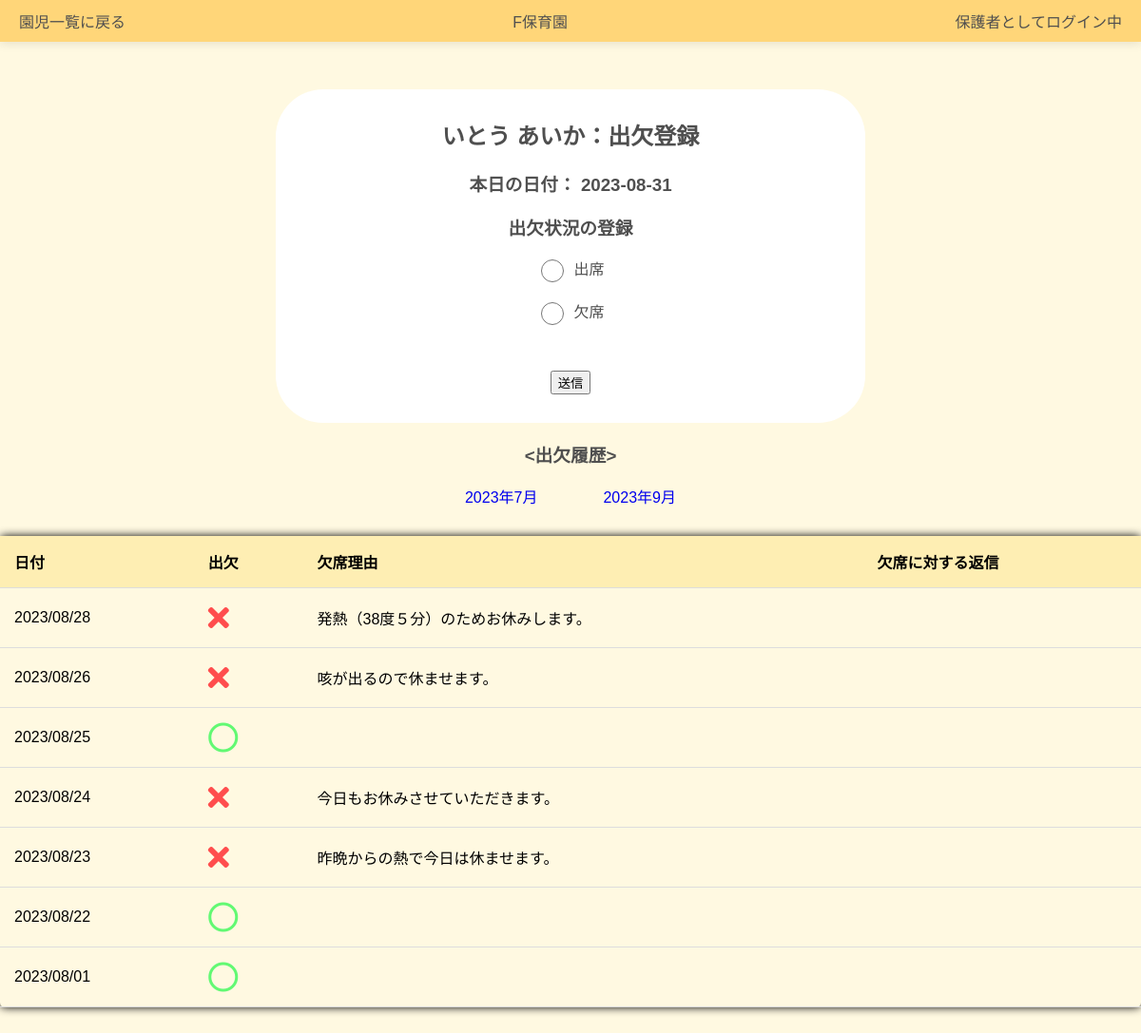
The page /childdetail.php?id=1 on the database its author committed.
### tables this page shows
CREATE TABLE children(
 	id MEDIUMINT UNSIGNED NOT NULL AUTO_INCREMENT,
	name VARCHAR(128),
	class VARCHAR(128),
 	PRIMARY KEY(id)
	);

CREATE TABLE records(
 	id MEDIUMINT UNSIGNED NOT NULL AUTO_INCREMENT,
 	child_id MEDIUMINT UNSIGNED NOT NULL,
 	date DATE,
	status TINYINT(4),
	absence_reason VARCHAR(128),
 	PRIMARY KEY(id),
	FOREIGN KEY (child_id) REFERENCES children(id)
	);

### database.php (called while the page is built, shortened)
<?php
class Database{
    public function connect(){
        $db_host = $_ENV['DB_HOST'];
        $db_user = $_ENV['DB_USER'];
        $db_pass = $_ENV['DB_PASSWORD'];
        $db_name = $_ENV['DB_NAME'];
        $db_type = $_ENV['DB_TYPE'];
        $dsn = "$db_type:host=$db_host;dbname=$db_name;charset=utf8mb4";
        try{
            $pdo = new PDO($dsn, $db_user, $db_pass);
            $pdo -> setAttribute(PDO::ATTR_ERRMODE,
                    PDO::ERRMODE_EXCEPTION);
            $pdo->setAttribute(PDO::ATTR_EMULATE_PREPARES, false);
            return $pdo;
        }catch (PDOException $e) {
            exit($e->getMessage());
        }
    }
    public function findMonthlyRecords($child_id, $year, $month){
        $dbh = $this->connect();
        $sql = 'SELECT records.*, children.name AS child_name, replies.content AS reply_content, childminders.name AS childminder_name
                FROM records
                INNER JOIN children ON records.child_id = children.id
                LEFT JOIN replies ON records.id = replies.record_id
                LEFT JOIN childminders ON replies.minder_id = childminders.id
                WHERE records.child_id = ? AND YEAR(records.date) = ? AND MONTH(records.date) = ?
                ORDER BY records.date DESC';
        $stmt = $dbh->prepare($sql);
        $stmt->execute([$child_id, $year, $month]);
        $result = $stmt->fetchAll(PDO::FETCH_ASSOC);
        return $result;
    }
    public function getChildName($id){
        try {
            $pdo = $this->connect();
            $sql = 'SELECT name FROM children WHERE id = :id';
            $stmt = $pdo->prepare($sql);
            $stmt->bindValue(':id', $id, PDO::PARAM_INT);
            $stmt->execute();
            $name = $stmt->fetch();
            return $name[0];
        } catch (Throwable $e) {
            echo "エラーが発生しました。";
        }
    }
}

### childdetail.php (the view, shortened to what this page needs)
<?php
require_once 'database.php';
$db = new Database();
$child_id = $_GET['id'];
$childName = $db->getChildName($child_id);
$selectedYear = isset($_GET['year']) ? $_GET['year'] : date('Y');
$selectedMonth = isset($_GET['month']) ? $_GET['month'] : date('m');
$prevMonth = $selectedMonth - 1;
$prevYear = $selectedYear;
$nextMonth = $selectedMonth + 1;
$nextYear = $selectedYear;
$monthlyRecords = $db->findMonthlyRecords($child_id, $selectedYear, $selectedMonth);
?>
<!DOCTYPE html>
<html lang="ja">
<head>
    <link rel="stylesheet" href="css/childdetail.css">
    <link href="https://use.fontawesome.com/releases/v5.6.1/css/all.css" rel="stylesheet">
</head>
<body>
  <div class="header">
      <div class="header-left">
          <a href="index.php">園児一覧に戻る</a>
      </div>
      <div class="header-center">
          F保育園
      </div>
      <div class="header-right">
          保護者としてログイン中
      </div>
  </div>
  <div class="registration-content">
    <h2><?php echo htmlspecialchars($childName); ?>：出欠登録</h2>
      <h3>本日の日付： <?php echo date('Y-m-d'); ?></h3>
      <h3>出欠状況の登録</h3>
      <form method="post" action="" id="attendanceForm">
          <div class="attendance-details">
            <label><input type="radio" name="status" value=1 id="attendanceRadio">出席</label><br>
            <label><input type="radio" name="status" value=2 id="absenceRadio">欠席</label><br>
            <div class="submit-button">
              <input type="submit" value="送信"><br>
            </div>
          </div>
        </form>
    </div>
    <h3><出欠履歴></h3>
    <div class="pagination">
        <div>
            <a href="childdetail.php?id=<?=$child_id?>&year=<?=$prevYear?>&month=<?=$prevMonth?>"><?=$prevYear?>年<?=$prevMonth?>月</a>
        </div>
        <div>
        <a href="childdetail.php?id=<?=$child_id?>&year=<?=$nextYear?>&month=<?=$nextMonth?>"><?=$nextYear?>年<?=$nextMonth?>月</a>
        </div>
    </div>
    <table>
        <tr>
            <th>日付</th>
            <th>出欠</th>
            <th>欠席理由</th>
            <th>欠席に対する返信</th>
        </tr>
        <?php foreach($monthlyRecords as $record){ ?>
        <tr>
            <td><?= date('Y/m/d', strtotime($record['date'])); ?></td>
            <td><?php if ($record['status'] == 2){
                    echo '<i class="fas fa-times fa-2x" style="color: #ff4d4d;"></i>';
                }else{echo '<i class="far fa-circle fa-2x" style="color: #62f973;"></i>';}?></td>
            <td><?= $record['absence_reason']; ?></td>
            <td><?= $record['reply_content'] ?><br><?= $record['childminder_name'] ?></td>
        </tr>
        <?php } ?>
    </table>
</body>
</html>

### css/childdetail.css (style rules this page uses)
body { font-family: 'Arial', sans-serif; background-color: #fff9e1; margin: 0; padding: 0; }
.header { display: flex; justify-content: space-between; align-items: center; padding: 10px 20px; background-color: #FFD679; color: #4F4F4F; box-shadow: 0px 2px 10px rgba(0, 0, 0, 0.1); }
.header-center { flex: 1; text-align: center; }
.header-left a, .header-right { color: #4F4F4F; text-decoration: none; transition: opacity 0.3s; }
.registration-content { background-color: #ffffff; color: #4F4F4F; text-align: center; width: 100%; max-width: 600px; margin: auto; border-radius: 50px; margin-top: 50px; border: 1px; padding: 10px; }
.attendance-details label { display: flex; justify-content: center; font-size: 16px; }
.attendance-details input[type="radio"] { width: 24px; height: 24px; margin-right: 10px; flex-shrink: 0; border-radius: 50%; }
.attendance-details input[type="radio"][value="2"] { margin-bottom: 30px; }
.submit-button { margin-bottom: 20px; }
h3 { text-align: center; color: #4F4F4F; }
.pagination { display: flex; justify-content: space-between; margin: 0 auto; color: #4F4F4F; }
table { max-width: 1200px; margin: 30px auto; border-radius: 5px; box-shadow: 0 0 10px; border-collapse: collapse; width: 100%; }
th { background-color: #FEEEB3; padding: 15px; text-align: left; border-bottom: 1px solid #dddddd; }
td { padding: 15px; text-align: left; border-bottom: 1px solid #dddddd; }
.pagination { width: 30vw; margin: auto; text-align: center; display: flex; justify-content: space-evenly; align-items: center; }
.pagination a { text-decoration: none; }

### rows shown on the page
children: name "いとう あいか"
records: date "2023/08/28", status 2 (drawn), absence_reason "発熱（38度５分）のためお休みします。"
records: date "2023/08/26", status 2 (drawn), absence_reason "咳が出るので休ませます。"
records: date "2023/08/25"
records: date "2023/08/24", status 2 (drawn), absence_reason "今日もお休みさせていただきます。"
records: date "2023/08/23", status 2 (drawn), absence_reason "昨晩からの熱で今日は休ませます。"
records: date "2023/08/22"
records: date "2023/08/01"

### other values the page prints
$prevYear "2023"
$prevMonth "7"
$nextYear "2023"
$nextMonth "9"
